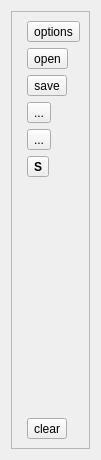
<?xml version="1.0" encoding="UTF-8"?>
<ui version="4.0">
 <class>HistogramBox</class>
 <widget class="QWidget" name="HistogramBox">
  <property name="geometry">
   <rect>
    <x>0</x>
    <y>0</y>
    <width>88</width>
    <height>460</height>
   </rect>
  </property>
  <property name="windowTitle">
   <string>Dialog</string>
  </property>
  <layout class="QVBoxLayout" name="verticalLayout">
   <item>
    <widget class="QFrame" name="frame">
     <property name="frameShape">
      <enum>QFrame::StyledPanel</enum>
     </property>
     <property name="frameShadow">
      <enum>QFrame::Raised</enum>
     </property>
     <layout class="QHBoxLayout" name="horizontalLayout">
      <item>
       <widget class="QwtPlot" name="qwtPlot"/>
      </item>
      <item>
       <layout class="QVBoxLayout" name="layout_options">
        <item>
         <widget class="QToolButton" name="btn_Options">
          <property name="text">
           <string>options</string>
          </property>
          <property name="icon">
           <iconset resource="../../../icons/histogram.qrc">
            <normaloff>:/histogram/advancedsettings.png</normaloff>:/histogram/advancedsettings.png</iconset>
          </property>
         </widget>
        </item>
        <item>
         <widget class="QToolButton" name="btn_Load">
          <property name="text">
           <string>open</string>
          </property>
          <property name="icon">
           <iconset resource="../../../icons/histogram.qrc">
            <normaloff>:/histogram/fileopen.png</normaloff>:/histogram/fileopen.png</iconset>
          </property>
         </widget>
        </item>
        <item>
         <widget class="QToolButton" name="btn_Save">
          <property name="text">
           <string>save</string>
          </property>
          <property name="icon">
           <iconset resource="../../../icons/histogram.qrc">
            <normaloff>:/histogram/filesave.png</normaloff>:/histogram/filesave.png</iconset>
          </property>
         </widget>
        </item>
        <item>
         <widget class="QToolButton" name="btn_Vertical">
          <property name="text">
           <string>...</string>
          </property>
          <property name="icon">
           <iconset resource="../../../icons/histogram.qrc">
            <normaloff>:/histogram/object-flip-vertical.png</normaloff>:/histogram/object-flip-vertical.png</iconset>
          </property>
          <property name="checkable">
           <bool>true</bool>
          </property>
         </widget>
        </item>
        <item>
         <widget class="QToolButton" name="btn_Horizontal">
          <property name="text">
           <string>...</string>
          </property>
          <property name="icon">
           <iconset resource="../../../icons/histogram.qrc">
            <normaloff>:/histogram/object-flip-horizontal.png</normaloff>:/histogram/object-flip-horizontal.png</iconset>
          </property>
          <property name="checkable">
           <bool>true</bool>
          </property>
         </widget>
        </item>
        <item>
         <widget class="QToolButton" name="btn_Statistic">
          <property name="font">
           <font>
            <weight>75</weight>
            <bold>true</bold>
           </font>
          </property>
          <property name="text">
           <string>S</string>
          </property>
         </widget>
        </item>
        <item>
         <spacer name="verticalSpacer">
          <property name="orientation">
           <enum>Qt::Vertical</enum>
          </property>
          <property name="sizeHint" stdset="0">
           <size>
            <width>20</width>
            <height>40</height>
           </size>
          </property>
         </spacer>
        </item>
        <item>
         <widget class="QToolButton" name="btn_Clear">
          <property name="text">
           <string>clear</string>
          </property>
          <property name="icon">
           <iconset resource="../../../icons/histogram.qrc">
            <normaloff>:/histogram/edit-clear.png</normaloff>:/histogram/edit-clear.png</iconset>
          </property>
         </widget>
        </item>
       </layout>
      </item>
     </layout>
    </widget>
   </item>
  </layout>
 </widget>
 <customwidgets>
  <customwidget>
   <class>QwtPlot</class>
   <extends>QFrame</extends>
   <header>qwt_plot.h</header>
   <container>1</container>
  </customwidget>
 </customwidgets>
 <resources>
  <include location="../../../icons/histogram.qrc"/>
 </resources>
 <connections/>
</ui>
